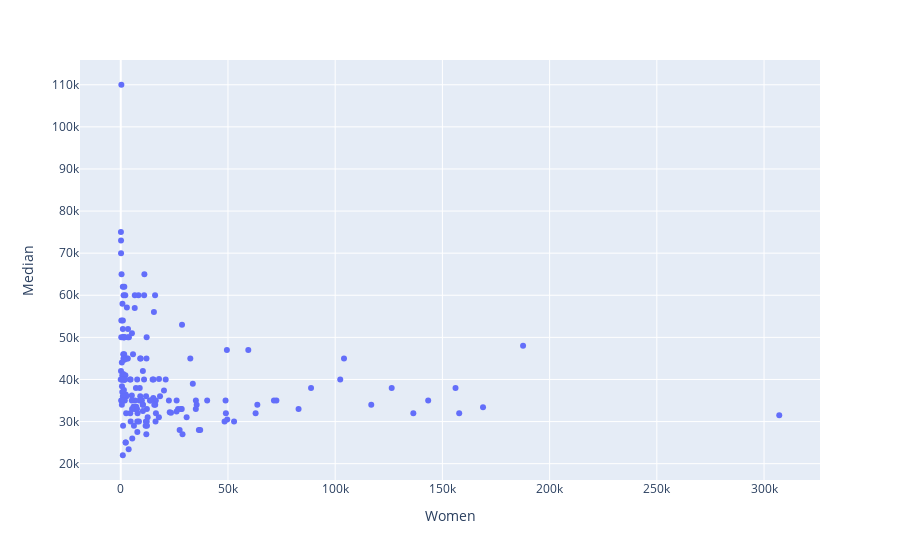

This figure's notebook cell:
### Code cell
px.scatter(recent_grads,x='Women', y='Median')

### Figure 1 — Plotly figure (JSON) as saved in the notebook; plotly's stock layout.template omitted (floating-point values rounded to 4 significant figures; data arrays with more than 128 entries replaced by an {"elided": "..."} marker saying what was removed)
{"data": [{"hoverlabel": {"namelength": 0}, "hovertemplate": "Women=%{x}<br>Median=%{y}", "legendgroup": "", "marker": {"color": "#636efa", "symbol": "circle"}, "mode": "markers", "name": "", "showlegend": false, "type": "scatter", "x": {"elided": "172 int values"}, "xaxis": "x", "y": {"elided": "172 int values"}, "yaxis": "y"}], "layout": {"legend": {"tracegroupgap": 0}, "margin": {"t": 60}, "xaxis": {"anchor": "y", "domain": [0, 1], "title": {"text": "Women"}}, "yaxis": {"anchor": "x", "domain": [0, 1], "title": {"text": "Median"}}}}
